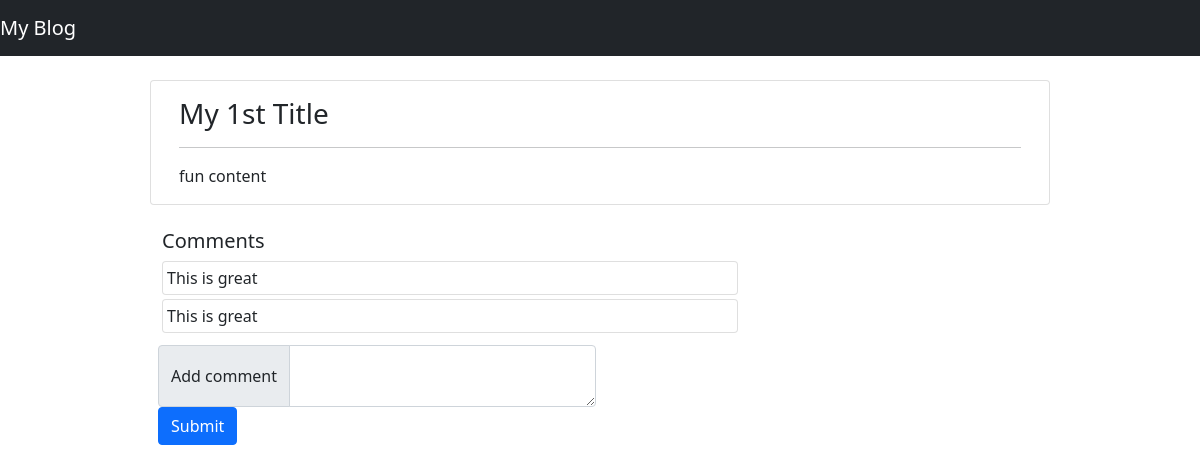
Before: /posts/1 with the older database file.
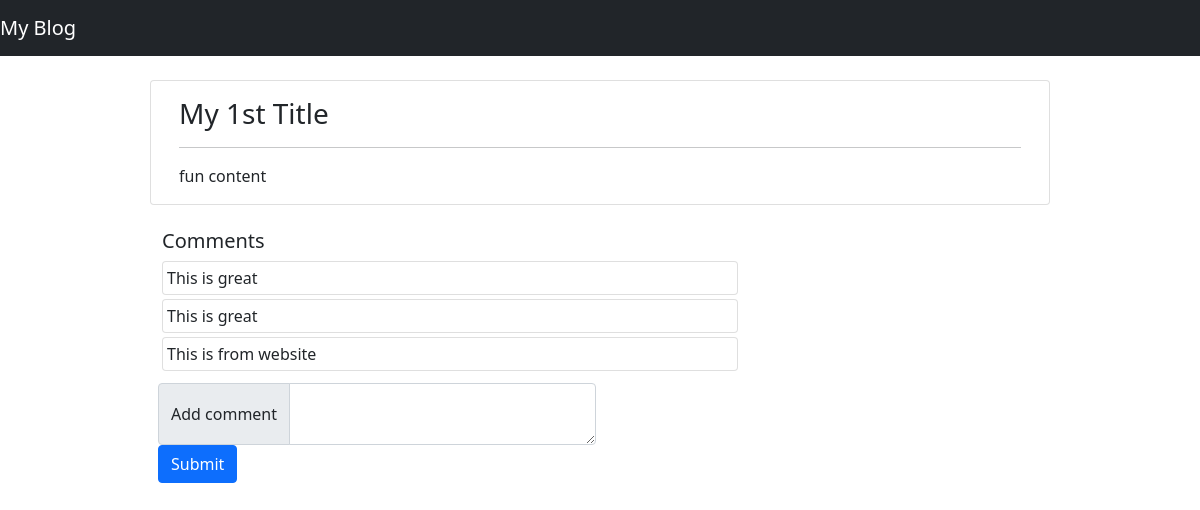
After: the same page with the newer database file.
### tables this page shows
CREATE TABLE blogPosts (
               id INTEGER PRIMARY KEY,
               title TEXT NOT NULL,
               body TEXT NOT NULL,
               creatorId INTEGER NOT NULL,
               FOREIGN KEY (creatorId) REFERENCES users (id));

CREATE TABLE comments (
               id INTEGER PRIMARY KEY,
               text TEXT NOT NULL,
               postId INTEGER NOT NULL,
               FOREIGN KEY (postId) REFERENCES blogPosts (id));

### routers/posts.py (the view)
@router.get('/{post_id}')
async def get_post(post_id, request: Request):
    post = BlogPost.fetch_by_id(post_id)
    comments = Comment.fetch_by_post_id(post_id)
    return templates.TemplateResponse("blog.view.html", {"post_id": post_id, "title": post.title, "body": post.body, "request": request, "comments": comments})

### templates/blog.view.html (shortened to what this page needs)
<!DOCTYPE html>
<html lang="en">
<head>
    <link href="https://cdn.jsdelivr.net/npm/bootstrap@5.0.2/dist/css/bootstrap.min.css" rel="stylesheet"
>
</head>
<body>
    <nav class="navbar navbar-expand-lg navbar-dark bg-dark">
        <a class="navbar-brand" href="#">My Blog</a>
    </nav>
    <div class="row w-75 pt-4 mx-auto">
        <div class="card w-100 col-12 mx-auto">
            <div class="card-body">
                <h3 class="card-title">{{ title }}</h5>
                    <hr />
                    <p class="card-text">{{ body }}</p>
            </div>
        </div>
        <div class="col-8 mt-4">
            <h5 >Comments</h5>
            <div id="comments">
                {% for comment in comments %}
                <div class="p-1 card my-1 ">
                    {{comment.text}}
                </div>
                {% endfor %}
            </div>
        </div>
        <div class="col-4">
        </div>
        <div class="col-8 p-2">
            <form action="/comments" method="post">
                <div class="input-group w-75">
                    <span class="input-group-text">Add comment</span>
                    <textarea class="form-control" aria-label="With textarea" name="text"></textarea>
                </div>
                <button type="submit" class="btn btn-primary">Submit</button>
            </form>
        </div>
</body>
</html>

Changed rows visible on the page:
added comments: text "This is from website"
